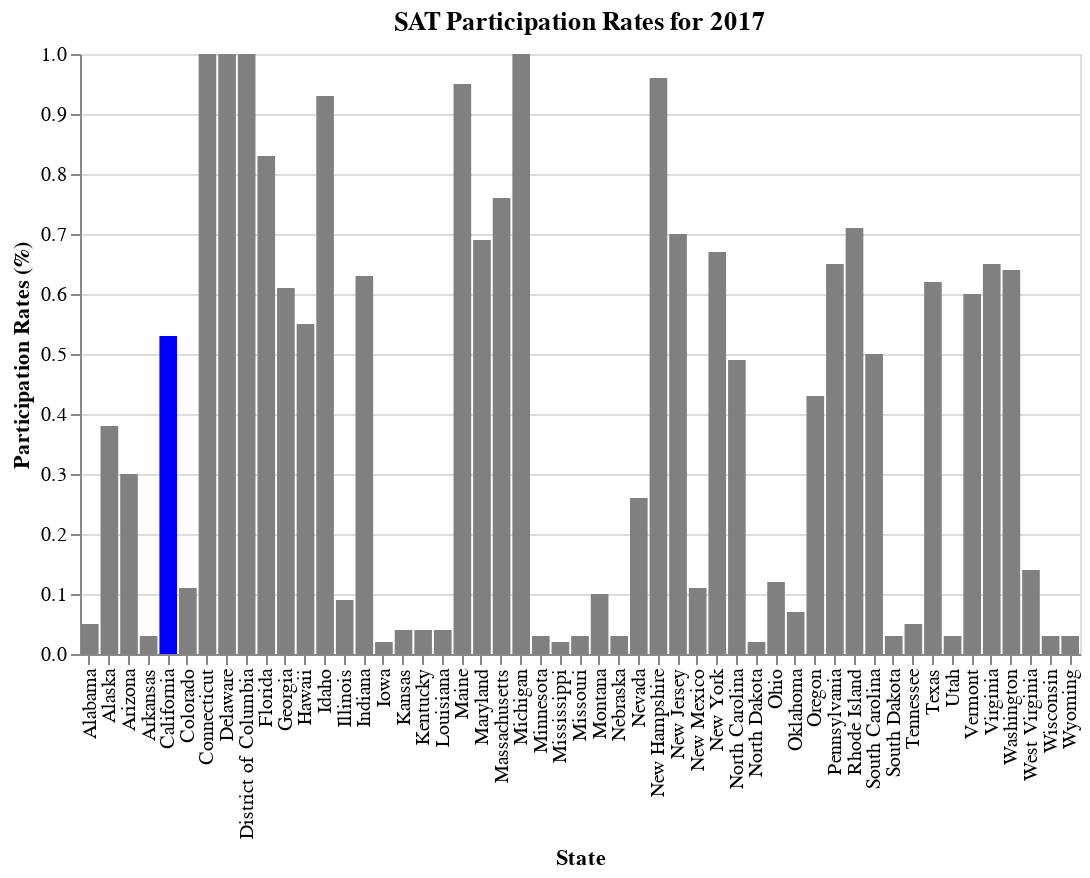

Here is the notebook cell this chart was saved with:
### Code cell
#SAT participation rate for 2017
alt.Chart(states_data).mark_bar().encode(
    x=alt.X('state', title='State'),
    y=alt.Y('sat17_part', title='Participation Rates (%)'),
    color=alt.condition(
        alt.datum.state == 'California',
        alt.value('blue'),
        alt.value('grey')
    )
).properties(width=500, title='SAT Participation Rates for 2017')

### Figure 1 — Vega-Lite specification as saved in the notebook (floating-point values rounded to 4 significant figures)
{"config": {"view": {"continuousWidth": 400, "continuousHeight": 300}}, "data": {"name": "data-569fff93ff2a9f790209f8140c8ab5fc"}, "mark": "bar", "encoding": {"color": {"condition": {"value": "blue", "test": "(datum.state === 'California')"}, "value": "grey"}, "x": {"type": "nominal", "field": "state", "title": "State"}, "y": {"type": "quantitative", "field": "sat17_part", "title": "Participation Rates (%)"}}, "title": "SAT Participation Rates for 2017", "width": 500, "$schema": "https://vega.github.io/schema/vega-lite/v4.8.1.json", "datasets": {"data-569fff93ff2a9f790209f8140c8ab5fc": [{"state": "Alabama", "sat17_part": 0.05, "sat17_ebrw": 593, "sat17_math": 572, "sat17_total": 1165, "act17_part": 1.0, "act17_eng": 18.9, "act17_math": 18.4, "act17_read": 19.7, "act17_sci": 19.4, "act17_comp": 19.2, "sat18_part": 0.06, "sat18_ebrw": 595, "sat18_math": 571, "sat18_total": 1166, "act18_part": 1.0, "act18_comp": 19.1, "sat19_part": 0.07, "sat19_ebrw": 583, "sat19_math": 560, "sat19_total": 1143, "act19_part": 1.0, "act19_comp": 18.9, "pop19": 4903185, "poverty_pct": 14.7, "income17": 50200.0, "income18": 50800.0, "income19": 51700.0, "gdp17": 215100.0, "gdp18": 224000.0, "gdp19": 231200.0, "gdp19_percap": 47150.0}, {"state": "Alaska", "sat17_part": 0.38, "sat17_ebrw": 547, "sat17_math": 533, "sat17_total": 1080, "act17_part": 0.65, "act17_eng": 18.7, "act17_math": 19.8, "act17_read": 20.4, "act17_sci": 19.9, "act17_comp": 19.8, "sat18_part": 0.43, "sat18_ebrw": 562, "sat18_math": 544, "sat18_total": 1106, "act18_part": 0.33, "act18_comp": 20.8, "sat19_part": 0.41, "sat19_ebrw": 556, "sat19_math": 541, "sat19_total": 1097, "act19_part": 0.38, "act19_comp": 20.1, "pop19": 731545, "poverty_pct": 11.8, "income17": 76300.0, "income18": 75700.0, "income19": 75500.0, "gdp17": 53090.0, "gdp18": 54710.0, "gdp19": 54550.0, "gdp19_percap": 74560.0}, {"state": "Arizona", "sat17_part": 0.3, "sat17_ebrw": 563, "sat17_math": 553, "sat17_total": 1116, "act17_part": 0.62, "act17_eng": 18.6, "act17_math": 19.8, "act17_read": 20.1, "act17_sci": 19.8, "act17_comp": 19.7, "sat18_part": 0.29, "sat18_ebrw": 577, "sat18_math": 572, "sat18_total": 1149, "act18_part": 0.66, "act18_comp": 19.2, "sat19_part": 0.31, "sat19_ebrw": 569, "sat19_math": 565, "sat19_total": 1134, "act19_part": 0.73, "act19_comp": 19.0, "pop19": 7278717, "poverty_pct": 12.1, "income17": 59000.0, "income18": 60300.0, "income19": 62100.0, "gdp17": 330400.0, "gdp18": 349900.0, "gdp19": 370000.0, "gdp19_percap": 50830.0}, {"state": "Arkansas", "sat17_part": 0.03, "sat17_ebrw": 614, "sat17_math": 594, "sat17_total": 1208, "act17_part": 1.0, "act17_eng": 18.9, "act17_math": 19.0, "act17_read": 19.7, "act17_sci": 19.5, "act17_comp": 19.4, "sat18_part": 0.05, "sat18_ebrw": 592, "sat18_math": 576, "sat18_total": 1169, "act18_part": 1.0, "act18_comp": 19.4, "sat19_part": 0.06, "sat19_ebrw": 582, "sat19_math": 559, "sat19_total": 1141, "act19_part": 1.0, "act19_comp": 19.3, "pop19": 3017804, "poverty_pct": 15.0, "income17": 47800.0, "income18": 47900.0, "income19": 49000.0, "gdp17": 122400.0, "gdp18": 127300.0, "gdp19": 130800.0, "gdp19_percap": 43360.0}, {"state": "California", "sat17_part": 0.53, "sat17_ebrw": 531, "sat17_math": 524, "sat17_total": 1055, "act17_part": 0.31, "act17_eng": 22.5, "act17_math": 22.7, "act17_read": 23.1, "act17_sci": 22.2, "act17_comp": 22.8, "sat18_part": 0.6, "sat18_ebrw": 540, "sat18_math": 536, "sat18_total": 1076, "act18_part": 0.27, "act18_comp": 22.7, "sat19_part": 0.63, "sat19_ebrw": 534, "sat19_math": 531, "sat19_total": 1065, "act19_part": 0.23, "act19_comp": 22.6, "pop19": 39512223, "poverty_pct": 11.4, "income17": 74900.0, "income18": 76600.0, "income19": 80400.0, "gdp17": 2731000.0, "gdp18": 2895000.0, "gdp19": 3053000.0, "gdp19_percap": 77260.0}, {"state": "Colorado", "sat17_part": 0.11, "sat17_ebrw": 606, "sat17_math": 595, "sat17_total": 1201, "act17_part": 1.0, "act17_eng": 20.1, "act17_math": 20.3, "act17_read": 21.2, "act17_sci": 20.9, "act17_comp": 20.8, "sat18_part": 1.0, "sat18_ebrw": 519, "sat18_math": 506, "sat18_total": 1025, "act18_part": 0.3, "act18_comp": 23.9, "sat19_part": 1.0, "sat19_ebrw": 518, "sat19_math": 506, "sat19_total": 1024, "act19_part": 0.27, "act19_comp": 23.8, "pop19": 5758736, "poverty_pct": 9.1, "income17": 72100.0, "income18": 73300.0, "income19": 77100.0, "gdp17": 348900.0, "gdp18": 371400.0, "gdp19": 392200.0, "gdp19_percap": 68110.0}, {"state": "Connecticut", "sat17_part": 1.0, "sat17_ebrw": 530, "sat17_math": 512, "sat17_total": 1041, "act17_part": 0.31, "act17_eng": 25.5, "act17_math": 24.6, "act17_read": 25.6, "act17_sci": 24.6, "act17_comp": 25.2, "sat18_part": 1.0, "sat18_ebrw": 535, "sat18_math": 519, "sat18_total": 1053, "act18_part": 0.26, "act18_comp": 25.6, "sat19_part": 1.0, "sat19_ebrw": 529, "sat19_math": 516, "sat19_total": 1046, "act19_part": 0.22, "act19_comp": 25.5, "pop19": 3565287, "poverty_pct": 9.7, "income17": 77400.0, "income18": 77700.0, "income19": 78800.0, "gdp17": 271600.0, "gdp18": 280700.0, "gdp19": 288100.0, "gdp19_percap": 80810.0}, {"state": "Delaware", "sat17_part": 1.0, "sat17_ebrw": 503, "sat17_math": 492, "sat17_total": 996, "act17_part": 0.18, "act17_eng": 24.1, "act17_math": 23.4, "act17_read": 24.8, "act17_sci": 23.6, "act17_comp": 24.1, "sat18_part": 1.0, "sat18_ebrw": 505, "sat18_math": 492, "sat18_total": 998, "act18_part": 0.17, "act18_comp": 23.8, "sat19_part": 1.0, "sat19_ebrw": 499, "sat19_math": 486, "sat19_total": 985, "act19_part": 0.13, "act19_comp": 24.1, "pop19": 973764, "poverty_pct": 7.6, "income17": 65600.0, "income18": 66000.0, "income19": 70200.0, "gdp17": 68760.0, "gdp18": 72490.0, "gdp19": 77040.0, "gdp19_percap": 79120.0}, {"state": "District of Columbia", "sat17_part": 1.0, "sat17_ebrw": 482, "sat17_math": 468, "sat17_total": 950, "act17_part": 0.32, "act17_eng": 24.4, "act17_math": 23.5, "act17_read": 24.9, "act17_sci": 23.5, "act17_comp": 24.2, "sat18_part": 0.92, "sat18_ebrw": 497, "sat18_math": 480, "sat18_total": 977, "act18_part": 0.32, "act18_comp": 23.6, "sat19_part": 0.94, "sat19_ebrw": 495, "sat19_math": 480, "sat19_total": 975, "act19_part": 0.32, "act19_comp": 23.5, "pop19": 705749, "poverty_pct": 13.7, "income17": 85900.0, "income18": 86700.0, "income19": 92300.0, "gdp17": 133400.0, "gdp18": 139800.0, "gdp19": 144400.0, "gdp19_percap": 204600.0}, {"state": "Florida", "sat17_part": 0.83, "sat17_ebrw": 520, "sat17_math": 497, "sat17_total": 1017, "act17_part": 0.73, "act17_eng": 19.0, "act17_math": 19.4, "act17_read": 21.0, "act17_sci": 19.4, "act17_comp": 19.8, "sat18_part": 0.56, "sat18_ebrw": 550, "sat18_math": 549, "sat18_total": 1099, "act18_part": 0.66, "act18_comp": 19.9, "sat19_part": 1.0, "sat19_ebrw": 516, "sat19_math": 483, "sat19_total": 999, "act19_part": 0.54, "act19_comp": 20.1, "pop19": 21477737, "poverty_pct": 12.9, "income17": 54900.0, "income18": 56500.0, "income19": 59200.0, "gdp17": 1003000.0, "gdp18": 1058000.0, "gdp19": 1116000.0, "gdp19_percap": 51980.0}, {"state": "Georgia", "sat17_part": 0.61, "sat17_ebrw": 535, "sat17_math": 515, "sat17_total": 1050, "act17_part": 0.55, "act17_eng": 21.0, "act17_math": 20.9, "act17_read": 22.0, "act17_sci": 21.3, "act17_comp": 21.4, "sat18_part": 0.7, "sat18_ebrw": 542, "sat18_math": 522, "sat18_total": 1064, "act18_part": 0.53, "act18_comp": 21.4, "sat19_part": 0.71, "sat19_ebrw": 538, "sat19_math": 519, "sat19_total": 1058, "act19_part": 0.49, "act19_comp": 21.4, "pop19": 10617423, "poverty_pct": 13.3, "income17": 58600.0, "income18": 59800.0, "income19": 62000.0, "gdp17": 574400.0, "gdp18": 602300.0, "gdp19": 637800.0, "gdp19_percap": 60070.0}, {"state": "Hawaii", "sat17_part": 0.55, "sat17_ebrw": 544, "sat17_math": 541, "sat17_total": 1085, "act17_part": 0.9, "act17_eng": 17.8, "act17_math": 19.2, "act17_read": 19.2, "act17_sci": 19.3, "act17_comp": 19.0, "sat18_part": 0.56, "sat18_ebrw": 480, "sat18_math": 530, "sat18_total": 1010, "act18_part": 0.89, "act18_comp": 18.9, "sat19_part": 0.54, "sat19_ebrw": 550, "sat19_math": 550, "sat19_total": 1100, "act19_part": 0.8, "act19_comp": 19.0, "pop19": 1415872, "poverty_pct": 9.4, "income17": 81100.0, "income18": 81700.0, "income19": 83100.0, "gdp17": 87180.0, "gdp18": 90280.0, "gdp19": 91780.0, "gdp19_percap": 64820.0}, {"state": "Idaho", "sat17_part": 0.93, "sat17_ebrw": 513, "sat17_math": 493, "sat17_total": 1005, "act17_part": 0.38, "act17_eng": 21.9, "act17_math": 21.8, "act17_read": 23.0, "act17_sci": 22.1, "act17_comp": 22.3, "sat18_part": 1.0, "sat18_ebrw": 508, "sat18_math": 493, "sat18_total": 1001, "act18_part": 0.36, "act18_comp": 22.3, "sat19_part": 1.0, "sat19_ebrw": 505, "sat19_math": 488, "sat19_total": 993, "act19_part": 0.31, "act19_comp": 22.5, "pop19": 1787065, "poverty_pct": 10.0, "income17": 54500.0, "income18": 56600.0, "income19": 61000.0, "gdp17": 71690.0, "gdp18": 77490.0, "gdp19": 82420.0, "gdp19_percap": 46120.0}, {"state": "Illinois", "sat17_part": 0.09, "sat17_ebrw": 559, "sat17_math": 556, "sat17_total": 1115, "act17_part": 0.93, "act17_eng": 21.0, "act17_math": 21.2, "act17_read": 21.6, "act17_sci": 21.3, "act17_comp": 21.4, "sat18_part": 0.99, "sat18_ebrw": 513, "sat18_math": 506, "sat18_total": 1019, "act18_part": 0.43, "act18_comp": 23.9, "sat19_part": 1.0, "sat19_ebrw": 509, "sat19_math": 504, "sat19_total": 1013, "act19_part": 0.35, "act19_comp": 24.3, "pop19": 12671821, "poverty_pct": 10.4, "income17": 65700.0, "income18": 66200.0, "income19": 69200.0, "gdp17": 827100.0, "gdp18": 867500.0, "gdp19": 890500.0, "gdp19_percap": 70270.0}, {"state": "Indiana", "sat17_part": 0.63, "sat17_ebrw": 542, "sat17_math": 532, "sat17_total": 1074, "act17_part": 0.35, "act17_eng": 22.0, "act17_math": 22.4, "act17_read": 23.2, "act17_sci": 22.3, "act17_comp": 22.6, "sat18_part": 0.63, "sat18_ebrw": 542, "sat18_math": 532, "sat18_total": 1074, "act18_part": 0.32, "act18_comp": 22.5, "sat19_part": 0.66, "sat19_ebrw": 543, "sat19_math": 537, "sat19_total": 1080, "act19_part": 0.29, "act19_comp": 22.5, "pop19": 6732219, "poverty_pct": 11.1, "income17": 56500.0, "income18": 56800.0, "income19": 57600.0, "gdp17": 353200.0, "gdp18": 373500.0, "gdp19": 381000.0, "gdp19_percap": 56600.0}, {"state": "Iowa", "sat17_part": 0.02, "sat17_ebrw": 641, "sat17_math": 635, "sat17_total": 1275, "act17_part": 0.67, "act17_eng": 21.2, "act17_math": 21.3, "act17_read": 22.6, "act17_sci": 22.1, "act17_comp": 21.9, "sat18_part": 0.03, "sat18_ebrw": 634, "sat18_math": 631, "sat18_total": 1265, "act18_part": 0.68, "act18_comp": 21.8, "sat19_part": 0.03, "sat19_ebrw": 622, "sat19_math": 622, "sat19_total": 1244, "act19_part": 0.66, "act19_comp": 21.6, "pop19": 3155070, "poverty_pct": 8.6, "income17": 61100.0, "income18": 61000.0, "income19": 61700.0, "gdp17": 183500.0, "gdp18": 190400.0, "gdp19": 194300.0, "gdp19_percap": 61590.0}, {"state": "Kansas", "sat17_part": 0.04, "sat17_ebrw": 632, "sat17_math": 628, "sat17_total": 1260, "act17_part": 0.73, "act17_eng": 21.1, "act17_math": 21.3, "act17_read": 22.3, "act17_sci": 21.7, "act17_comp": 21.7, "sat18_part": 0.04, "sat18_ebrw": 633, "sat18_math": 631, "sat18_total": 1265, "act18_part": 0.71, "act18_comp": 21.6, "sat19_part": 0.04, "sat19_ebrw": 618, "sat19_math": 623, "sat19_total": 1241, "act19_part": 0.72, "act19_comp": 21.2, "pop19": 2913314, "poverty_pct": 10.4, "income17": 58800.0, "income18": 59300.0, "income19": 62100.0, "gdp17": 164900.0, "gdp18": 172300.0, "gdp19": 176700.0, "gdp19_percap": 60670.0}, {"state": "Kentucky", "sat17_part": 0.04, "sat17_ebrw": 631, "sat17_math": 616, "sat17_total": 1247, "act17_part": 1.0, "act17_eng": 19.6, "act17_math": 19.4, "act17_read": 20.5, "act17_sci": 20.1, "act17_comp": 20.0, "sat18_part": 0.04, "sat18_ebrw": 630, "sat18_math": 618, "sat18_total": 1248, "act18_part": 1.0, "act18_comp": 20.2, "sat19_part": 0.04, "sat19_ebrw": 620, "sat19_math": 612, "sat19_total": 1232, "act19_part": 1.0, "act19_comp": 19.8, "pop19": 4467673, "poverty_pct": 14.2, "income17": 50500.0, "income18": 51200.0, "income19": 52300.0, "gdp17": 201600.0, "gdp18": 208300.0, "gdp19": 216100.0, "gdp19_percap": 48370.0}, {"state": "Louisiana", "sat17_part": 0.04, "sat17_ebrw": 611, "sat17_math": 586, "sat17_total": 1198, "act17_part": 1.0, "act17_eng": 19.4, "act17_math": 18.8, "act17_read": 19.8, "act17_sci": 19.6, "act17_comp": 19.5, "sat18_part": 0.04, "sat18_ebrw": 615, "sat18_math": 595, "sat18_total": 1210, "act18_part": 1.0, "act18_comp": 19.2, "sat19_part": 0.05, "sat19_ebrw": 610, "sat19_math": 591, "sat19_total": 1200, "act19_part": 1.0, "act19_comp": 18.8, "pop19": 4648794, "poverty_pct": 19.1, "income17": 48100.0, "income18": 48800.0, "income19": 51100.0, "gdp17": 241700.0, "gdp18": 255800.0, "gdp19": 254600.0, "gdp19_percap": 54760.0}, {"state": "Maine", "sat17_part": 0.95, "sat17_ebrw": 513, "sat17_math": 499, "sat17_total": 1012, "act17_part": 0.08, "act17_eng": 24.2, "act17_math": 24.0, "act17_read": 24.8, "act17_sci": 23.7, "act17_comp": 24.3, "sat18_part": 0.99, "sat18_ebrw": 512, "sat18_math": 501, "sat18_total": 1013, "act18_part": 0.07, "act18_comp": 24.0, "sat19_part": 0.99, "sat19_ebrw": 512, "sat19_math": 502, "sat19_total": 1013, "act19_part": 0.06, "act19_comp": 24.3, "pop19": 1344212, "poverty_pct": 11.5, "income17": 58700.0, "income18": 56600.0, "income19": 58900.0, "gdp17": 62410.0, "gdp18": 65490.0, "gdp19": 68450.0, "gdp19_percap": 50920.0}, {"state": "Maryland", "sat17_part": 0.69, "sat17_ebrw": 536, "sat17_math": 524, "sat17_total": 1060, "act17_part": 0.28, "act17_eng": 23.3, "act17_math": 23.1, "act17_read": 24.2, "act17_sci": 2.3, "act17_comp": 23.6, "sat18_part": 0.76, "sat18_ebrw": 545, "sat18_math": 535, "sat18_total": 1080, "act18_part": 0.31, "act18_comp": 22.5, "sat19_part": 0.82, "sat19_ebrw": 535, "sat19_math": 523, "sat19_total": 1058, "act19_part": 0.28, "act19_comp": 22.3, "pop19": 6045680, "poverty_pct": 7.5, "income17": 84200.0, "income18": 84800.0, "income19": 86700.0, "gdp17": 400400.0, "gdp18": 411100.0, "gdp19": 421600.0, "gdp19_percap": 69740.0}, {"state": "Massachusetts", "sat17_part": 0.76, "sat17_ebrw": 555, "sat17_math": 551, "sat17_total": 1107, "act17_part": 0.29, "act17_eng": 25.4, "act17_math": 25.3, "act17_read": 25.9, "act17_sci": 24.7, "act17_comp": 25.4, "sat18_part": 0.8, "sat18_ebrw": 562, "sat18_math": 563, "sat18_total": 1125, "act18_part": 0.25, "act18_comp": 25.5, "sat19_part": 0.81, "sat19_ebrw": 559, "sat19_math": 561, "sat19_total": 1120, "act19_part": 0.21, "act19_comp": 25.5, "pop19": 6892503, "poverty_pct": 9.2, "income17": 80700.0, "income18": 81300.0, "income19": 85800.0, "gdp17": 532400.0, "gdp18": 564000.0, "gdp19": 593300.0, "gdp19_percap": 86070.0}, {"state": "Michigan", "sat17_part": 1.0, "sat17_ebrw": 509, "sat17_math": 495, "sat17_total": 1005, "act17_part": 0.29, "act17_eng": 24.1, "act17_math": 23.7, "act17_read": 24.5, "act17_sci": 23.8, "act17_comp": 24.1, "sat18_part": 1.0, "sat18_ebrw": 511, "sat18_math": 499, "sat18_total": 1011, "act18_part": 0.22, "act18_comp": 24.2, "sat19_part": 1.0, "sat19_ebrw": 507, "sat19_math": 496, "sat19_total": 1003, "act19_part": 0.19, "act19_comp": 24.4, "pop19": 9986857, "poverty_pct": 10.7, "income17": 57300.0, "income18": 57700.0, "income19": 59600.0, "gdp17": 501800.0, "gdp18": 520800.0, "gdp19": 531400.0, "gdp19_percap": 53210.0}, {"state": "Minnesota", "sat17_part": 0.03, "sat17_ebrw": 644, "sat17_math": 651, "sat17_total": 1295, "act17_part": 1.0, "act17_eng": 20.4, "act17_math": 21.5, "act17_read": 21.8, "act17_sci": 21.6, "act17_comp": 21.5, "sat18_part": 0.04, "sat18_ebrw": 643, "sat18_math": 655, "sat18_total": 1298, "act18_part": 0.99, "act18_comp": 21.3, "sat19_part": 0.04, "sat19_ebrw": 636, "sat19_math": 648, "sat19_total": 1284, "act19_part": 0.95, "act19_comp": 21.4, "pop19": 5639632, "poverty_pct": 7.4, "income17": 71300.0, "income18": 71600.0, "income19": 74600.0, "gdp17": 354700.0, "gdp18": 373400.0, "gdp19": 383000.0, "gdp19_percap": 67920.0}, {"state": "Mississippi", "sat17_part": 0.02, "sat17_ebrw": 634, "sat17_math": 607, "sat17_total": 1242, "act17_part": 1.0, "act17_eng": 18.2, "act17_math": 18.1, "act17_read": 18.8, "act17_sci": 18.8, "act17_comp": 18.6, "sat18_part": 0.03, "sat18_ebrw": 630, "sat18_math": 606, "sat18_total": 1236, "act18_part": 1.0, "act18_comp": 18.6, "sat19_part": 0.03, "sat19_ebrw": 628, "sat19_math": 608, "sat19_total": 1237, "act19_part": 1.0, "act19_comp": 18.4, "pop19": 2976149, "poverty_pct": 19.1, "income17": 45400.0, "income18": 45500.0, "income19": 45800.0, "gdp17": 110000.0, "gdp18": 112400.0, "gdp19": 114700.0, "gdp19_percap": 38550.0}, {"state": "Missouri", "sat17_part": 0.03, "sat17_ebrw": 640, "sat17_math": 631, "sat17_total": 1271, "act17_part": 1.0, "act17_eng": 19.8, "act17_math": 19.9, "act17_read": 20.8, "act17_sci": 20.5, "act17_comp": 20.4, "sat18_part": 0.04, "sat18_ebrw": 633, "sat18_math": 629, "sat18_total": 1262, "act18_part": 1.0, "act18_comp": 20.0, "sat19_part": 0.04, "sat19_ebrw": 622, "sat19_math": 615, "sat19_total": 1236, "act19_part": 0.82, "act19_comp": 20.8, "pop19": 6137428, "poverty_pct": 11.0, "income17": 56000.0, "income18": 55500.0, "income19": 57400.0, "gdp17": 308700.0, "gdp18": 319400.0, "gdp19": 332300.0, "gdp19_percap": 54140.0}, {"state": "Montana", "sat17_part": 0.1, "sat17_ebrw": 605, "sat17_math": 591, "sat17_total": 1196, "act17_part": 1.0, "act17_eng": 19.0, "act17_math": 20.2, "act17_read": 21.0, "act17_sci": 20.5, "act17_comp": 20.3, "sat18_part": 0.1, "sat18_ebrw": 606, "sat18_math": 592, "sat18_total": 1198, "act18_part": 1.0, "act18_comp": 20.0, "sat19_part": 0.09, "sat19_ebrw": 603, "sat19_math": 596, "sat19_total": 1199, "act19_part": 1.0, "act19_comp": 19.8, "pop19": 1068778, "poverty_pct": 10.1, "income17": 55700.0, "income18": 56300.0, "income19": 57200.0, "gdp17": 48440.0, "gdp18": 50900.0, "gdp19": 51790.0, "gdp19_percap": 48460.0}, {"state": "Nebraska", "sat17_part": 0.03, "sat17_ebrw": 629, "sat17_math": 625, "sat17_total": 1253, "act17_part": 0.84, "act17_eng": 20.9, "act17_math": 20.9, "act17_read": 21.9, "act17_sci": 21.5, "act17_comp": 21.4, "sat18_part": 0.03, "sat18_ebrw": 629, "sat18_math": 623, "sat18_total": 1252, "act18_part": 1.0, "act18_comp": 20.1, "sat19_part": 0.03, "sat19_ebrw": 628, "sat19_math": 631, "sat19_total": 1260, "act19_part": 1.0, "act19_comp": 20.0, "pop19": 1934408, "poverty_pct": 10.3, "income17": 62500.0, "income18": 60600.0, "income19": 63200.0, "gdp17": 121900.0, "gdp18": 126900.0, "gdp19": 131400.0, "gdp19_percap": 67900.0}, {"state": "Nevada", "sat17_part": 0.26, "sat17_ebrw": 563, "sat17_math": 553, "sat17_total": 1116, "act17_part": 1.0, "act17_eng": 16.3, "act17_math": 18.0, "act17_read": 18.1, "act17_sci": 18.2, "act17_comp": 17.8, "sat18_part": 0.23, "sat18_ebrw": 574, "sat18_math": 566, "sat18_total": 1140, "act18_part": 1.0, "act18_comp": 17.7, "sat19_part": 0.2, "sat19_ebrw": 580, "sat19_math": 576, "sat19_total": 1156, "act19_part": 1.0, "act19_comp": 17.9, "pop19": 3080156, "poverty_pct": 12.2, "income17": 60500.0, "income18": 59700.0, "income19": 63300.0, "gdp17": 160800.0, "gdp18": 170400.0, "gdp19": 181700.0, "gdp19_percap": 59000.0}, {"state": "New Hampshire", "sat17_part": 0.96, "sat17_ebrw": 532, "sat17_math": 520, "sat17_total": 1052, "act17_part": 0.18, "act17_eng": 25.4, "act17_math": 25.1, "act17_read": 26.0, "act17_sci": 24.9, "act17_comp": 25.5, "sat18_part": 0.96, "sat18_ebrw": 535, "sat18_math": 528, "sat18_total": 1063, "act18_part": 0.16, "act18_comp": 25.1, "sat19_part": 0.95, "sat19_ebrw": 533, "sat19_math": 526, "sat19_total": 1059, "act19_part": 0.14, "act19_comp": 25.0, "pop19": 1359711, "poverty_pct": 5.6, "income17": 76500.0, "income18": 76300.0, "income19": 77900.0, "gdp17": 80670.0, "gdp18": 83840.0, "gdp19": 87510.0, "gdp19_percap": 64360.0}, {"state": "New Jersey", "sat17_part": 0.7, "sat17_ebrw": 530, "sat17_math": 526, "sat17_total": 1056, "act17_part": 0.34, "act17_eng": 23.8, "act17_math": 23.8, "act17_read": 24.1, "act17_sci": 23.2, "act17_comp": 23.9, "sat18_part": 0.82, "sat18_ebrw": 547, "sat18_math": 547, "sat18_total": 1094, "act18_part": 0.31, "act18_comp": 23.7, "sat19_part": 0.82, "sat19_ebrw": 544, "sat19_math": 545, "sat19_total": 1090, "act19_part": 0.25, "act19_comp": 24.2, "pop19": 8882190, "poverty_pct": 8.2, "income17": 83500.0, "income18": 83200.0, "income19": 85800.0, "gdp17": 586400.0, "gdp18": 613500.0, "gdp19": 639400.0, "gdp19_percap": 71990.0}, {"state": "New Mexico", "sat17_part": 0.11, "sat17_ebrw": 577, "sat17_math": 561, "sat17_total": 1138, "act17_part": 0.66, "act17_eng": 18.6, "act17_math": 19.4, "act17_read": 20.4, "act17_sci": 20.0, "act17_comp": 19.7, "sat18_part": 0.16, "sat18_ebrw": 552, "sat18_math": 540, "sat18_total": 1093, "act18_part": 0.67, "act18_comp": 19.4, "sat19_part": 0.18, "sat19_ebrw": 543, "sat19_math": 530, "sat19_total": 1073, "act19_part": 0.63, "act19_comp": 19.3, "pop19": 2096829, "poverty_pct": 17.2, "income17": 48800.0, "income18": 48000.0, "income19": 51900.0, "gdp17": 92310.0, "gdp18": 97270.0, "gdp19": 102000.0, "gdp19_percap": 48630.0}, {"state": "New York", "sat17_part": 0.67, "sat17_ebrw": 528, "sat17_math": 523, "sat17_total": 1052, "act17_part": 0.31, "act17_eng": 23.8, "act17_math": 24.0, "act17_read": 24.6, "act17_sci": 23.9, "act17_comp": 24.2, "sat18_part": 0.79, "sat18_ebrw": 534, "sat18_math": 534, "sat18_total": 1068, "act18_part": 0.27, "act18_comp": 24.5, "sat19_part": 0.79, "sat19_ebrw": 531, "sat19_math": 533, "sat19_total": 1064, "act19_part": 0.22, "act19_comp": 24.5, "pop19": 19453561, "poverty_pct": 12.1, "income17": 67700.0, "income18": 69100.0, "income19": 72100.0, "gdp17": 1604000.0, "gdp18": 1695000.0, "gdp19": 1778000.0, "gdp19_percap": 91380.0}, {"state": "North Carolina", "sat17_part": 0.49, "sat17_ebrw": 546, "sat17_math": 535, "sat17_total": 1081, "act17_part": 1.0, "act17_eng": 17.8, "act17_math": 19.3, "act17_read": 19.6, "act17_sci": 19.3, "act17_comp": 19.1, "sat18_part": 0.52, "sat18_ebrw": 554, "sat18_math": 543, "sat18_total": 1098, "act18_part": 1.0, "act18_comp": 19.1, "sat19_part": 0.51, "sat19_ebrw": 554, "sat19_math": 546, "sat19_total": 1100, "act19_part": 1.0, "act19_comp": 19.0, "pop19": 10488084, "poverty_pct": 13.6, "income17": 55000.0, "income18": 54800.0, "income19": 57300.0, "gdp17": 549700.0, "gdp18": 570000.0, "gdp19": 595700.0, "gdp19_percap": 56790.0}, {"state": "North Dakota", "sat17_part": 0.02, "sat17_ebrw": 635, "sat17_math": 621, "sat17_total": 1256, "act17_part": 0.98, "act17_eng": 19.0, "act17_math": 20.4, "act17_read": 20.5, "act17_sci": 20.6, "act17_comp": 20.3, "sat18_part": 0.02, "sat18_ebrw": 640, "sat18_math": 643, "sat18_total": 1283, "act18_part": 0.98, "act18_comp": 20.3, "sat19_part": 0.02, "sat19_ebrw": 627, "sat19_math": 636, "sat19_total": 1263, "act19_part": 0.96, "act19_comp": 19.9, "pop19": 762062, "poverty_pct": 10.1, "income17": 64500.0, "income18": 65000.0, "income19": 64600.0, "gdp17": 55230.0, "gdp18": 59090.0, "gdp19": 59000.0, "gdp19_percap": 77430.0}, {"state": "Ohio", "sat17_part": 0.12, "sat17_ebrw": 578, "sat17_math": 570, "sat17_total": 1149, "act17_part": 0.75, "act17_eng": 21.2, "act17_math": 21.6, "act17_read": 22.5, "act17_sci": 22.0, "act17_comp": 22.0, "sat18_part": 0.18, "sat18_ebrw": 552, "sat18_math": 547, "sat18_total": 1099, "act18_part": 1.0, "act18_comp": 20.3, "sat19_part": 0.19, "sat19_ebrw": 550, "sat19_math": 548, "sat19_total": 1097, "act19_part": 1.0, "act19_comp": 20.0, "pop19": 11689100, "poverty_pct": 12.4, "income17": 56300.0, "income18": 57100.0, "income19": 58600.0, "gdp17": 641700.0, "gdp18": 667000.0, "gdp19": 693200.0, "gdp19_percap": 59300.0}, {"state": "Oklahoma", "sat17_part": 0.07, "sat17_ebrw": 530, "sat17_math": 517, "sat17_total": 1047, "act17_part": 1.0, "act17_eng": 18.5, "act17_math": 18.8, "act17_read": 20.1, "act17_sci": 19.6, "act17_comp": 19.4, "sat18_part": 0.08, "sat18_ebrw": 541, "sat18_math": 521, "sat18_total": 1062, "act18_part": 1.0, "act18_comp": 19.3, "sat19_part": 0.22, "sat19_ebrw": 490, "sat19_math": 472, "sat19_total": 963, "act19_part": 1.0, "act19_comp": 18.9, "pop19": 3956971, "poverty_pct": 12.4, "income17": 52200.0, "income18": 52900.0, "income19": 54400.0, "gdp17": 190700.0, "gdp18": 202500.0, "gdp19": 203700.0, "gdp19_percap": 51480.0}, {"state": "Oregon", "sat17_part": 0.43, "sat17_ebrw": 560, "sat17_math": 548, "sat17_total": 1108, "act17_part": 0.4, "act17_eng": 21.2, "act17_math": 21.5, "act17_read": 22.4, "act17_sci": 21.7, "act17_comp": 21.8, "sat18_part": 0.48, "sat18_ebrw": 564, "sat18_math": 553, "sat18_total": 1117, "act18_part": 0.42, "act18_comp": 21.3, "sat19_part": 0.51, "sat19_ebrw": 562, "sat19_math": 550, "sat19_total": 1112, "act19_part": 0.42, "act19_comp": 21.1, "pop19": 4217737, "poverty_pct": 9.8, "income17": 62800.0, "income18": 64600.0, "income19": 67100.0, "gdp17": 222600.0, "gdp18": 237100.0, "gdp19": 246600.0, "gdp19_percap": 58480.0}, {"state": "Pennsylvania", "sat17_part": 0.65, "sat17_ebrw": 540, "sat17_math": 531, "sat17_total": 1071, "act17_part": 0.23, "act17_eng": 23.4, "act17_math": 23.4, "act17_read": 24.2, "act17_sci": 23.3, "act17_comp": 23.7, "sat18_part": 0.7, "sat18_ebrw": 547, "sat18_math": 539, "sat18_total": 1086, "act18_part": 0.2, "act18_comp": 23.5, "sat19_part": 0.7, "sat19_ebrw": 545, "sat19_math": 537, "sat19_total": 1082, "act19_part": 0.17, "act19_comp": 23.6, "pop19": 12801989, "poverty_pct": 10.5, "income17": 61700.0, "income18": 62000.0, "income19": 63500.0, "gdp17": 745000.0, "gdp18": 772600.0, "gdp19": 799700.0, "gdp19_percap": 62470.0}, {"state": "Rhode Island", "sat17_part": 0.71, "sat17_ebrw": 539, "sat17_math": 524, "sat17_total": 1062, "act17_part": 0.21, "act17_eng": 24.0, "act17_math": 23.3, "act17_read": 24.7, "act17_sci": 23.4, "act17_comp": 24.0, "sat18_part": 0.97, "sat18_ebrw": 513, "sat18_math": 505, "sat18_total": 1018, "act18_part": 0.15, "act18_comp": 24.2, "sat19_part": 1.0, "sat19_ebrw": 503, "sat19_math": 492, "sat19_total": 995, "act19_part": 0.12, "act19_comp": 24.7, "pop19": 1059361, "poverty_pct": 9.8, "income17": 66600.0, "income18": 65500.0, "income19": 71200.0, "gdp17": 57940.0, "gdp18": 59130.0, "gdp19": 61320.0, "gdp19_percap": 57880.0}, {"state": "South Carolina", "sat17_part": 0.5, "sat17_ebrw": 543, "sat17_math": 521, "sat17_total": 1064, "act17_part": 1.0, "act17_eng": 17.5, "act17_math": 18.6, "act17_read": 19.1, "act17_sci": 18.9, "act17_comp": 18.7, "sat18_part": 0.55, "sat18_ebrw": 547, "sat18_math": 523, "sat18_total": 1070, "act18_part": 1.0, "act18_comp": 18.3, "sat19_part": 0.68, "sat19_ebrw": 526, "sat19_math": 504, "sat19_total": 1030, "act19_part": 0.78, "act19_comp": 18.8, "pop19": 5148714, "poverty_pct": 14.4, "income17": 52700.0, "income18": 53300.0, "income19": 56200.0, "gdp17": 223000.0, "gdp18": 233700.0, "gdp19": 244700.0, "gdp19_percap": 47520.0}, {"state": "South Dakota", "sat17_part": 0.03, "sat17_ebrw": 612, "sat17_math": 603, "sat17_total": 1216, "act17_part": 0.8, "act17_eng": 20.7, "act17_math": 21.5, "act17_read": 22.3, "act17_sci": 22.0, "act17_comp": 21.8, "sat18_part": 0.03, "sat18_ebrw": 622, "sat18_math": 618, "sat18_total": 1240, "act18_part": 0.77, "act18_comp": 21.9, "sat19_part": 0.03, "sat19_ebrw": 633, "sat19_math": 635, "sat19_total": 1268, "act19_part": 0.75, "act19_comp": 21.6, "pop19": 884659, "poverty_pct": 10.6, "income17": 58900.0, "income18": 57300.0, "income19": 59500.0, "gdp17": 50300.0, "gdp18": 52400.0, "gdp19": 53940.0, "gdp19_percap": 60970.0}, {"state": "Tennessee", "sat17_part": 0.05, "sat17_ebrw": 623, "sat17_math": 604, "sat17_total": 1228, "act17_part": 1.0, "act17_eng": 19.5, "act17_math": 19.2, "act17_read": 20.1, "act17_sci": 19.9, "act17_comp": 19.8, "sat18_part": 0.06, "sat18_ebrw": 624, "sat18_math": 607, "sat18_total": 1231, "act18_part": 1.0, "act18_comp": 19.6, "sat19_part": 0.07, "sat19_ebrw": 618, "sat19_math": 602, "sat19_total": 1220, "act19_part": 1.0, "act19_comp": 19.4, "pop19": 6829174, "poverty_pct": 12.1, "income17": 53500.0, "income18": 53300.0, "income19": 56100.0, "gdp17": 349800.0, "gdp18": 361400.0, "gdp19": 376900.0, "gdp19_percap": 55190.0}, {"state": "Texas", "sat17_part": 0.62, "sat17_ebrw": 513, "sat17_math": 507, "sat17_total": 1020, "act17_part": 0.45, "act17_eng": 19.5, "act17_math": 20.7, "act17_read": 21.1, "act17_sci": 20.9, "act17_comp": 20.7, "sat18_part": 0.66, "sat18_ebrw": 520, "sat18_math": 512, "sat18_total": 1032, "act18_part": 0.45, "act18_comp": 20.7, "sat19_part": 0.68, "sat19_ebrw": 515, "sat19_math": 507, "sat19_total": 1022, "act19_part": 0.39, "act19_comp": 20.5, "pop19": 28995881, "poverty_pct": 12.7, "income17": 61700.0, "income18": 61700.0, "income19": 64000.0, "gdp17": 1677000.0, "gdp18": 1810000.0, "gdp19": 1864000.0, "gdp19_percap": 64280.0}, {"state": "Utah", "sat17_part": 0.03, "sat17_ebrw": 624, "sat17_math": 614, "sat17_total": 1238, "act17_part": 1.0, "act17_eng": 19.5, "act17_math": 19.9, "act17_read": 20.8, "act17_sci": 20.6, "act17_comp": 20.3, "sat18_part": 0.04, "sat18_ebrw": 480, "sat18_math": 530, "sat18_total": 1010, "act18_part": 1.0, "act18_comp": 20.4, "sat19_part": 0.04, "sat19_ebrw": 614, "sat19_math": 615, "sat19_total": 1230, "act19_part": 1.0, "act19_comp": 20.3, "pop19": 3205958, "poverty_pct": 7.6, "income17": 71300.0, "income18": 72700.0, "income19": 75800.0, "gdp17": 168100.0, "gdp18": 182600.0, "gdp19": 195100.0, "gdp19_percap": 60850.0}, {"state": "Vermont", "sat17_part": 0.6, "sat17_ebrw": 562, "sat17_math": 551, "sat17_total": 1114, "act17_part": 0.29, "act17_eng": 23.3, "act17_math": 23.1, "act17_read": 24.4, "act17_sci": 23.2, "act17_comp": 23.6, "sat18_part": 0.64, "sat18_ebrw": 565, "sat18_math": 554, "sat18_total": 1120, "act18_part": 0.24, "act18_comp": 24.1, "sat19_part": 0.66, "sat19_ebrw": 560, "sat19_math": 546, "sat19_total": 1106, "act19_part": 0.2, "act19_comp": 24.1, "pop19": 623989, "poverty_pct": 9.0, "income17": 60000.0, "income18": 61900.0, "income19": 63000.0, "gdp17": 32250.0, "gdp18": 33030.0, "gdp19": 34130.0, "gdp19_percap": 54690.0}, {"state": "Virginia", "sat17_part": 0.65, "sat17_ebrw": 561, "sat17_math": 541, "sat17_total": 1102, "act17_part": 0.29, "act17_eng": 23.5, "act17_math": 23.3, "act17_read": 24.6, "act17_sci": 23.5, "act17_comp": 23.8, "sat18_part": 0.68, "sat18_ebrw": 567, "sat18_math": 550, "sat18_total": 1117, "act18_part": 0.24, "act18_comp": 23.9, "sat19_part": 0.68, "sat19_ebrw": 567, "sat19_math": 551, "sat19_total": 1119, "act19_part": 0.21, "act19_comp": 24.0, "pop19": 8535519, "poverty_pct": 9.7, "income17": 74600.0, "income18": 73900.0, "income19": 76500.0, "gdp17": 509900.0, "gdp18": 531800.0, "gdp19": 554300.0, "gdp19_percap": 64940.0}, {"state": "Washington", "sat17_part": 0.64, "sat17_ebrw": 541, "sat17_math": 534, "sat17_total": 1075, "act17_part": 0.29, "act17_eng": 20.9, "act17_math": 21.9, "act17_read": 22.1, "act17_sci": 22.0, "act17_comp": 21.9, "sat18_part": 0.69, "sat18_ebrw": 543, "sat18_math": 538, "sat18_total": 1081, "act18_part": 0.24, "act18_comp": 22.2, "sat19_part": 0.7, "sat19_ebrw": 539, "sat19_math": 535, "sat19_total": 1074, "act19_part": 0.24, "act19_comp": 22.1, "pop19": 7614893, "poverty_pct": 8.8, "income17": 74000.0, "income18": 75400.0, "income19": 78700.0, "gdp17": 519900.0, "gdp18": 564500.0, "gdp19": 597900.0, "gdp19_percap": 78510.0}, {"state": "West Virginia", "sat17_part": 0.14, "sat17_ebrw": 558, "sat17_math": 528, "sat17_total": 1086, "act17_part": 0.69, "act17_eng": 20.0, "act17_math": 19.4, "act17_read": 21.2, "act17_sci": 20.5, "act17_comp": 20.4, "sat18_part": 0.28, "sat18_ebrw": 513, "sat18_math": 486, "sat18_total": 999, "act18_part": 0.65, "act18_comp": 20.3, "sat19_part": 0.99, "sat19_ebrw": 483, "sat19_math": 460, "sat19_total": 943, "act19_part": 0.49, "act19_comp": 20.8, "pop19": 1792147, "poverty_pct": 15.6, "income17": 45300.0, "income18": 44900.0, "income19": 48900.0, "gdp17": 74800.0, "gdp18": 79040.0, "gdp19": 79140.0, "gdp19_percap": 44160.0}, {"state": "Wisconsin", "sat17_part": 0.03, "sat17_ebrw": 642, "sat17_math": 649, "sat17_total": 1291, "act17_part": 1.0, "act17_eng": 19.7, "act17_math": 20.4, "act17_read": 20.6, "act17_sci": 20.9, "act17_comp": 20.5, "sat18_part": 0.03, "sat18_ebrw": 641, "sat18_math": 653, "sat18_total": 1294, "act18_part": 1.0, "act18_comp": 20.5, "sat19_part": 0.03, "sat19_ebrw": 635, "sat19_math": 648, "sat19_total": 1283, "act19_part": 1.0, "act19_comp": 20.3, "pop19": 5822434, "poverty_pct": 8.7, "income17": 61900.0, "income18": 61900.0, "income19": 64200.0, "gdp17": 318400.0, "gdp18": 332300.0, "gdp19": 344700.0, "gdp19_percap": 59210.0}, {"state": "Wyoming", "sat17_part": 0.03, "sat17_ebrw": 626, "sat17_math": 604, "sat17_total": 1230, "act17_part": 1.0, "act17_eng": 19.4, "act17_math": 19.8, "act17_read": 20.8, "act17_sci": 20.6, "act17_comp": 20.2, "sat18_part": 0.03, "sat18_ebrw": 633, "sat18_math": 625, "sat18_total": 1257, "act18_part": 1.0, "act18_comp": 20.0, "sat19_part": 0.03, "sat19_ebrw": 623, "sat19_math": 615, "sat19_total": 1238, "act19_part": 1.0, "act19_comp": 19.8, "pop19": 578759, "poverty_pct": 10.5, "income17": 63000.0, "income18": 62700.0, "income19": 65000.0, "gdp17": 36860.0, "gdp18": 39030.0, "gdp19": 39600.0, "gdp19_percap": 68420.0}]}}
